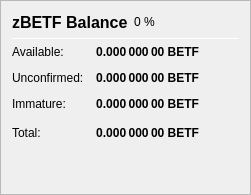
                   <widget class="QFrame" name="frame_ZerocoinBalances">
                    <property name="frameShape">
                     <enum>QFrame::StyledPanel</enum>
                    </property>
                    <property name="frameShadow">
                     <enum>QFrame::Raised</enum>
                    </property>
                    <layout class="QVBoxLayout" name="verticalLayout_7">
                     <item>
                      <layout class="QHBoxLayout" name="horizontalLayout_8" stretch="0,0,0">
                       <item>
                        <widget class="QLabel" name="label_5z_3">
                         <property name="minimumSize">
                          <size>
                           <width>0</width>
                           <height>20</height>
                          </size>
                         </property>
                         <property name="font">
                          <font>
                           <pointsize>12</pointsize>
                           <weight>75</weight>
                           <bold>true</bold>
                          </font>
                         </property>
                         <property name="text">
                          <string>zBETF Balance</string>
                         </property>
                        </widget>
                       </item>
                       <item>
                        <widget class="QLabel" name="labelzBETFPercent">
                         <property name="text">
                          <string notr="true">0 %</string>
                         </property>
                        </widget>
                       </item>
                       <item>
                        <spacer name="horizontalSpacer_11">
                         <property name="orientation">
                          <enum>Qt::Horizontal</enum>
                         </property>
                         <property name="sizeHint" stdset="0">
                          <size>
                           <width>40</width>
                           <height>20</height>
                          </size>
                         </property>
                        </spacer>
                       </item>
                      </layout>
                     </item>
                     <item>
                      <widget class="Line" name="line_ZerocoinBalance">
                       <property name="minimumSize">
                        <size>
                         <width>0</width>
                         <height>1</height>
                        </size>
                       </property>
                       <property name="maximumSize">
                        <size>
                         <width>16777215</width>
                         <height>1</height>
                        </size>
                       </property>
                       <property name="orientation">
                        <enum>Qt::Horizontal</enum>
                       </property>
                      </widget>
                     </item>
                     <item>
                      <layout class="QGridLayout" name="gridLayout_5">
                       <property name="spacing">
                        <number>12</number>
                       </property>
                       <item row="1" column="0">
                        <widget class="QLabel" name="labelzBalanceMatureText">
                         <property name="toolTip">
                          <string>Mature: more than 20 confirmation and more than 1 mint of the same denomination after it was minted.
These zBETF are spendable.</string>
                         </property>
                         <property name="text">
                          <string>Available:</string>
                         </property>
                        </widget>
                       </item>
                       <item row="1" column="1">
                        <widget class="QLabel" name="labelzBalanceMature">
                         <property name="font">
                          <font>
                           <weight>75</weight>
                           <bold>true</bold>
                          </font>
                         </property>
                         <property name="toolTip">
                          <string>Mature: more than 20 confirmation and more than 1 mint of the same denomination after it was minted.
These zBETF are spendable.</string>
                         </property>
                         <property name="text">
                          <string notr="true">0.000 000 00 BETF</string>
                         </property>
                         <property name="alignment">
                          <set>Qt::AlignRight|Qt::AlignTrailing|Qt::AlignVCenter</set>
                         </property>
                        </widget>
                       </item>
                       <item row="2" column="0">
                        <widget class="QLabel" name="labelzBalanceUnconfirmedText">
                         <property name="toolTip">
                          <string>Unconfirmed: less than 20 confirmations
Immature: confirmed, but less than 1 mint of the same denomination after it was minted</string>
                         </property>
                         <property name="text">
                          <string>Unconfirmed:</string>
                         </property>
                        </widget>
                       </item>
                       <item row="2" column="1">
                        <widget class="QLabel" name="labelzBalanceUnconfirmed">
                         <property name="font">
                          <font>
                           <weight>75</weight>
                           <bold>true</bold>
                          </font>
                         </property>
                         <property name="toolTip">
                          <string>Unconfirmed: less than 20 confirmations
Immature: confirmed, but less than 1 mint of the same denomination after it was minted</string>
                         </property>
                         <property name="text">
                          <string notr="true">0.000 000 00 BETF</string>
                         </property>
                         <property name="alignment">
                          <set>Qt::AlignRight|Qt::AlignTrailing|Qt::AlignVCenter</set>
                         </property>
                        </widget>
                       </item>
                       <item row="3" column="0">
                        <widget class="QLabel" name="labelzBalanceImmatureText">
                         <property name="toolTip">
                          <string>Unconfirmed: less than 20 confirmations
Immature: confirmed, but less than 1 mint of the same denomination after it was minted</string>
                         </property>
                         <property name="text">
                          <string>Immature:</string>
                         </property>
                        </widget>
                       </item>
                       <item row="3" column="1">
                        <widget class="QLabel" name="labelzBalanceImmature">
                         <property name="font">
                          <font>
                           <weight>75</weight>
                           <bold>true</bold>
                          </font>
                         </property>
                         <property name="toolTip">
                          <string>Unconfirmed: less than 20 confirmations
Immature: confirmed, but less than 1 mint of the same denomination after it was minted</string>
                         </property>
                         <property name="text">
                          <string notr="true">0.000 000 00 BETF</string>
                         </property>
                         <property name="alignment">
                          <set>Qt::AlignRight|Qt::AlignTrailing|Qt::AlignVCenter</set>
                         </property>
                        </widget>
                       </item>
                       <item row="4" column="0">
                        <widget class="QLabel" name="labelzBalanceText">
                         <property name="toolTip">
                          <string>Your current zBETF balance, unconfirmed and immature zBETF included.</string>
                         </property>
                         <property name="text">
                          <string>Total:</string>
                         </property>
                        </widget>
                       </item>
                       <item row="4" column="1">
                        <widget class="QLabel" name="labelzBalance">
                         <property name="font">
                          <font>
                           <weight>75</weight>
                           <bold>true</bold>
                          </font>
                         </property>
                         <property name="cursor">
                          <cursorShape>IBeamCursor</cursorShape>
                         </property>
                         <property name="toolTip">
                          <string>Your current zBETF balance, unconfirmed and immature zBETF included.</string>
                         </property>
                         <property name="text">
                          <string notr="true">0.000 000 00 BETF</string>
                         </property>
                         <property name="alignment">
                          <set>Qt::AlignRight|Qt::AlignTrailing|Qt::AlignVCenter</set>
                         </property>
                         <property name="textInteractionFlags">
                          <set>Qt::LinksAccessibleByMouse|Qt::TextSelectableByKeyboard|Qt::TextSelectableByMouse</set>
                         </property>
                        </widget>
                       </item>
                       <item row="4" column="2">
                        <spacer name="horizontalSpacer_4">
                         <property name="orientation">
                          <enum>Qt::Horizontal</enum>
                         </property>
                         <property name="sizeHint" stdset="0">
                          <size>
                           <width>40</width>
                           <height>20</height>
                          </size>
                         </property>
                        </spacer>
                       </item>
                      </layout>
                     </item>
                     <item>
                      <spacer name="verticalSpacer_4">
                       <property name="orientation">
                        <enum>Qt::Vertical</enum>
                       </property>
                       <property name="sizeHint" stdset="0">
                        <size>
                         <width>20</width>
                         <height>40</height>
                        </size>
                       </property>
                      </spacer>
                     </item>
                    </layout>
                   </widget>
